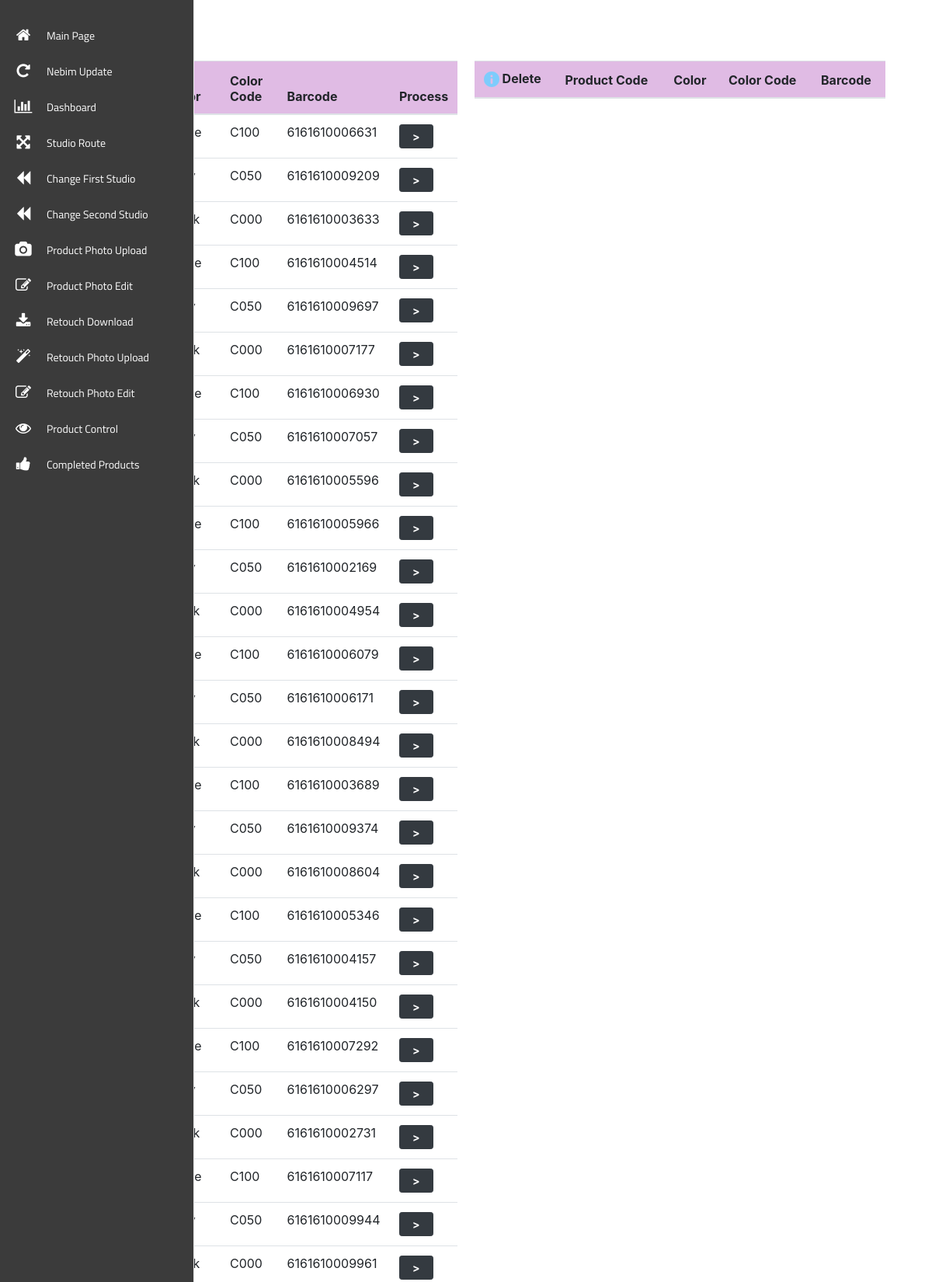
The app's page /Views/studio/route_studio.php (signed in, upper part) with its own data.
### tables this page shows
CREATE TABLE `products` (
  `id` int(11) NOT NULL,
  `barcode` varchar(16) NOT NULL,
  `itemCode` varchar(32) NOT NULL,
  `color` varchar(32) NOT NULL,
  `colorCode` varchar(32) NOT NULL
);

### Controllers/nebim_updater.php (called while the page is built, shortened)
<?php
function get_studio_datas(){
    include '../../Controllers/connect_controllers/connection.php';
    $sql = "select * from products";
    $result= $conn->query($sql);
    $all_products = [];
    foreach($result as $data=>$value){
        $itemCode = $value['itemCode'];
        $color = $value['color'];
        $colorCode = $value['colorCode'];
        $barcode = $value['barcode'];
        $temp_array = [];
        array_push($temp_array,$itemCode,$color,$colorCode,$barcode);
        array_push($all_products , $temp_array);
    }
    return $all_products;
}
?>

### Views/studio/route_studio.php (the view, shortened to what this page needs)
<?php
require "../../Controllers/nebim_updater.php";
include "../others/master_page.php";
?>
<!DOCTYPE html>
<html lang="en">
<head>
    <link rel="stylesheet" href="https://stackpath.bootstrapcdn.com/bootstrap/4.1.3/css/bootstrap.min.css">
    <link rel='stylesheet' href="../../Static/Styles/studio_tables.css" style="text/css"/>
</head>
<body>
    <div class="search mt-3">
    </div><br>
    <div class="left-table" style="overflow-y:auto">
        <table class="table align-middle" id="left_table">
            <thead style="background-color:#E0BBE4;">
                <tr>
                <th scope="col"><img class="icon-margin" src="../../Static/img/info.png"
                When the products complete they will vanished.">Product Code</th>
                <th scope="col">Color</th>
                <th scope="col">Color Code</th>
                <th scope="col">Barcode</th>
                <th scope="col">Process</th>
                </tr>
            </thead>
            <tbody>
                <?php
                    $datas = get_studio_datas();
                    $dataID = 0;
                    foreach($datas as $data){
                ?>
                    <tr>
                        <td><?php echo $data[0] ?></td>
                        <td><?php echo $data[1] ?></td>
                        <td><?php echo $data[2] ?></td>
                        <td><?php echo $data[3] ?></td>
                        <td>
                            <button type="button" id="<?php echo $dataID; ?>" onclick="sendtoRight(this.id)" class="btn btn-dark btn-sm px-3">
                                <b>></b>
                            </button>
                        </td>
                    </tr>
                <?php $dataID++; } ?>
            </tbody>
        </table>
    </div>
    <form action="../../Controllers/sending_first_studio.php?data=first_studio_datas" method="post">
    <div class="right-table" style="overflow-y:auto">
        <table class="table align-middle">
                <thead style="background-color:#E0BBE4;">
                    <tr>
                        <th scope="col"><img class="icon-margin" src="../../Static/img/info.png"
                        title="Boxes are here just for deleting. You have not to click for sending"> Delete</th>
                        <th scope="col">Product Code</th>
                        <th scope="col">Color</th>
                        <th scope="col">Color Code</th>
                        <th scope="col">Barcode</th>
                    </tr>
                </thead>
        </table>
    </div>
    </form>
</body>
</html>

### Views/others/master_page.php (shortened to what this page needs)
<html>
<head>
    <link href="../../Static/styles/sidebar.css" rel="stylesheet">
    <link rel="stylesheet" href="https://cdn.jsdelivr.net/npm/bootstrap@4.6.0/dist/css/bootstrap.min.css">
</head>
<body>
    <?php
        if($_SESSION["auth"]=="admin"){
    ?>
    <nav class="main-menu">
        <ul>
            <li>
                <a href="../others/index.php">
                <i class="fa fa-home fa-2x"></i>
                    <span class="nav-text">
                        Main Page
                    </span>
                </a>
            </li>
            <li class="has-subnav">
                <a href="../storage/update_nebim.php">
                <i class="fa fa-repeat fa-2x"></i>
                    <span class="nav-text">
                        Nebim Update
                    </span>
                </a>
            </li>
            <li class="has-subnav">
                <a href="../studio/dashboard.php">
                <i class="fa fa-bar-chart-o fa-2x"></i>
                    <span class="nav-text">
                        Dashboard
                    </span>
                </a>
            </li>
            <li>
                <a href="../studio/route_studio.php">
                <i class="fa fa-arrows-alt"></i>
                    <span class="nav-text">
                        Studio Route
                    </span>
                </a>
            </li>
            <li>
                <a href="../studio/route_edit.php">
                <i class="fa fa-backward"></i>
                    <span class="nav-text">
                        Change First Studio
                    </span>
                </a>
            </li>
            <li>
                <a href="../studio/route_edit_2.php">
                <i class="fa fa-backward"></i>
                    <span class="nav-text">
                        Change Second Studio
                    </span>
                </a>
            </li>
            <li>
                <a href="../studio/product_upload.php">
                <i class="fa fa-camera fa-2x"></i>
                    <span class="nav-text">
                        Product Photo Upload
                    </span>
                </a>
            </li>
            <li>
                <a href="../studio/product_edit.php">
                <i class="fa fa-edit fa-2x"></i>
                    <span class="nav-text">
                        Product Photo Edit
                    </span>
                </a>
            </li>
            <li>
                <a href="../retouch/retouch_download.php">
                <i class="fa fa-download fa-2x"></i>
                    <span class="nav-text">
                        Retouch Download
                    </span>
                </a>
            </li>
            <li>
                <a href="../retouch/retouch_upload.php">
                <i class="fa fa-magic fa-2x"></i>
                    <span class="nav-text">
                        Retouch Photo Upload
                    </span>
                </a>
            </li>
            <li>
                <a href="../retouch/retouch_edit.php">
                <i class="fa fa-edit fa-2x"></i>
                    <span class="nav-text">
                        Retouch Photo Edit
                    </span>
                </a>
            </li>
            <li>
                <a href="../product/product_control.php">
                <i class="fa fa-eye fa-2x"></i>
                    <span class="nav-text">
                        Product Control
                    </span>
                </a>
            </li>
            <li>
                <a href="../product/completed_products.php">
                <i class="fa fa-thumbs-up fa-2x"></i>
                    <span class="nav-text">
                        Completed Products
                    </span>
                </a>
            </li>
        </ul>
    </nav>
    <?php
        }
    ?>
</body>
</html>

### Static/styles/sidebar.css (style rules this page uses)
.fa-2x { font-size: 2em; }
.fa { position: relative; display: table-cell; width: 60px; height: 36px; text-align: center; vertical-align: middle; font-size: 20px; }
.main-menu { background: #3b3b3b; border-right: 1px solid #e5e5e5; position: absolute; top: 0; padding-top: 20px; bottom: 0; height: 100%; left: 0; width: 60px; overflow: hidden; -webkit-transition: width .05s linear; transition: width .05s linear; z-index: 1000; }
.main-menu>ul { margin: 7px 0; }
.main-menu li { position: relative; display: block; width: 250px; }
.main-menu li>a { position: relative; margin-bottom: 10px; display: table; border-collapse: collapse; border-spacing: 0; color: rgb(255, 255, 255); font-family: arial; font-size: 14px; text-decoration: none; -webkit-transition: all .1s linear; transition: all .1s linear; }
.main-menu .nav-text { position: relative; display: table-cell; vertical-align: middle; width: 190px; font-family: 'Titillium Web', sans-serif; }
nav { -webkit-user-select: none; -moz-user-select: none; -ms-user-select: none; -o-user-select: none; user-select: none; }
nav ul, nav li { outline: 0; margin: 0; padding: 0; }

### Static/styles/studio_tables.css (style rules this page uses)
body { margin-left: 5%; margin-right: 5%; height: 80vh; }
.left-table { margin-top: 5%; width: 49%; height: 75%; float: left; }
.right-table { margin-top: 5%; margin-left: 2%; width: 49%; height: 75%; float: left; }
.search { width: 15%; position: absolute; padding-top: 1%; }
.icon-margin { margin-bottom: 2%; }

### records on screen
products: colorCode "C100", barcode "6161610006631"
products: colorCode "C050", barcode "6161610009209"
products: colorCode "C000", barcode "6161610003633"
products: colorCode "C100", barcode "6161610004514"
products: colorCode "C050", barcode "6161610009697"
products: colorCode "C000", barcode "6161610007177"
products: colorCode "C100", barcode "6161610006930"
products: colorCode "C050", barcode "6161610007057"
products: colorCode "C000", barcode "6161610005596"
products: colorCode "C100", barcode "6161610005966"
products: colorCode "C050", barcode "6161610002169"
products: colorCode "C000", barcode "6161610004954"
products: colorCode "C100", barcode "6161610006079"
products: colorCode "C050", barcode "6161610006171"
products: colorCode "C000", barcode "6161610008494"
products: colorCode "C100", barcode "6161610003689"
products: colorCode "C050", barcode "6161610009374"
products: colorCode "C000", barcode "6161610008604"
products: colorCode "C100", barcode "6161610005346"
products: colorCode "C050", barcode "6161610004157"
products: colorCode "C000", barcode "6161610004150"
products: colorCode "C100", barcode "6161610007292"
products: colorCode "C050", barcode "6161610006297"
products: colorCode "C000", barcode "6161610002731"
products: colorCode "C100", barcode "6161610007117"
products: colorCode "C050", barcode "6161610009944"
products: colorCode "C000", barcode "6161610009961"
